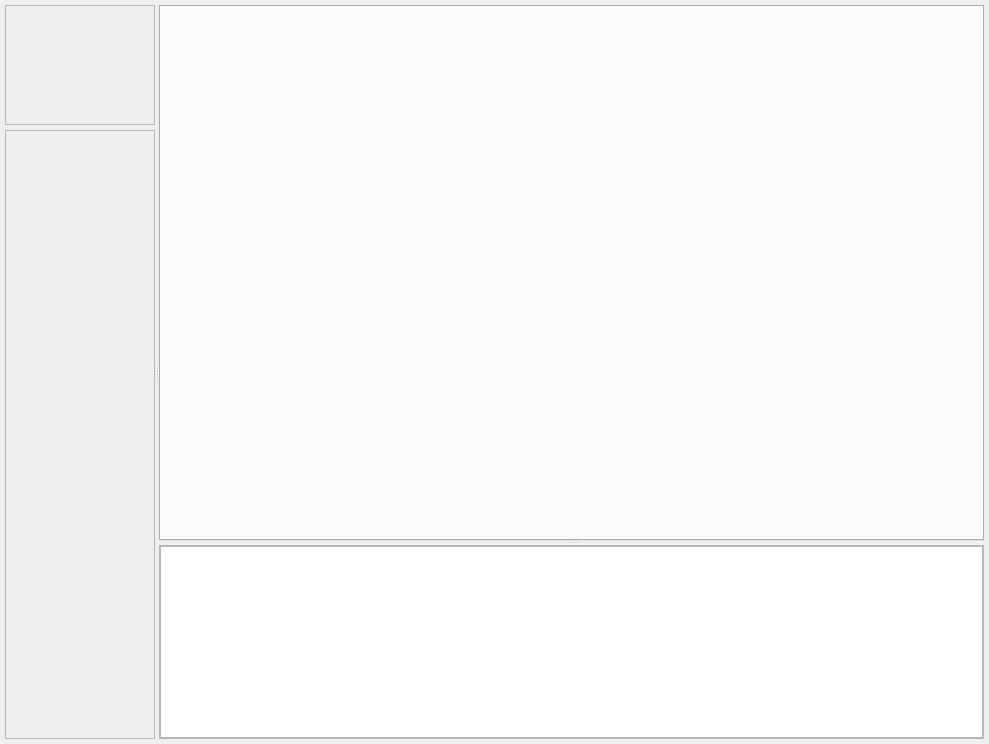
<?xml version="1.0" encoding="UTF-8"?>
<ui version="4.0">
 <class>Form</class>
 <widget class="QWidget" name="Form">
  <property name="geometry">
   <rect>
    <x>0</x>
    <y>0</y>
    <width>989</width>
    <height>744</height>
   </rect>
  </property>
  <property name="windowTitle">
   <string>Form</string>
  </property>
  <layout class="QVBoxLayout" name="verticalLayout_3">
   <property name="spacing">
    <number>0</number>
   </property>
   <property name="margin">
    <number>5</number>
   </property>
   <item>
    <widget class="QWidget" name="containerToolbar" native="true">
     <property name="sizePolicy">
      <sizepolicy hsizetype="Preferred" vsizetype="Minimum">
       <horstretch>0</horstretch>
       <verstretch>0</verstretch>
      </sizepolicy>
     </property>
    </widget>
   </item>
   <item>
    <widget class="QSplitter" name="splitter_2">
     <property name="sizePolicy">
      <sizepolicy hsizetype="Expanding" vsizetype="Expanding">
       <horstretch>0</horstretch>
       <verstretch>0</verstretch>
      </sizepolicy>
     </property>
     <property name="orientation">
      <enum>Qt::Horizontal</enum>
     </property>
     <property name="childrenCollapsible">
      <bool>false</bool>
     </property>
     <widget class="QWidget" name="containerLeft" native="true">
      <property name="minimumSize">
       <size>
        <width>150</width>
        <height>0</height>
       </size>
      </property>
      <layout class="QVBoxLayout" name="verticalLayout_2">
       <property name="spacing">
        <number>5</number>
       </property>
       <property name="margin">
        <number>0</number>
       </property>
       <item>
        <widget class="QFrame" name="containerRoutine">
         <property name="sizePolicy">
          <sizepolicy hsizetype="Preferred" vsizetype="Fixed">
           <horstretch>0</horstretch>
           <verstretch>0</verstretch>
          </sizepolicy>
         </property>
         <property name="minimumSize">
          <size>
           <width>0</width>
           <height>120</height>
          </size>
         </property>
         <property name="frameShape">
          <enum>QFrame::StyledPanel</enum>
         </property>
         <property name="frameShadow">
          <enum>QFrame::Raised</enum>
         </property>
        </widget>
       </item>
       <item>
        <widget class="QFrame" name="containerProperty">
         <property name="frameShape">
          <enum>QFrame::StyledPanel</enum>
         </property>
         <property name="frameShadow">
          <enum>QFrame::Raised</enum>
         </property>
        </widget>
       </item>
      </layout>
     </widget>
     <widget class="QWidget" name="containerRight" native="true">
      <property name="sizePolicy">
       <sizepolicy hsizetype="Preferred" vsizetype="Preferred">
        <horstretch>1</horstretch>
        <verstretch>0</verstretch>
       </sizepolicy>
      </property>
      <layout class="QVBoxLayout" name="verticalLayout">
       <property name="margin">
        <number>0</number>
       </property>
       <item>
        <widget class="QSplitter" name="splitter">
         <property name="orientation">
          <enum>Qt::Vertical</enum>
         </property>
         <widget class="QTabWidget" name="tabRoutine">
          <property name="sizePolicy">
           <sizepolicy hsizetype="Expanding" vsizetype="Expanding">
            <horstretch>0</horstretch>
            <verstretch>2</verstretch>
           </sizepolicy>
          </property>
         </widget>
         <widget class="QFrame" name="containerEditor">
          <property name="sizePolicy">
           <sizepolicy hsizetype="Preferred" vsizetype="Preferred">
            <horstretch>0</horstretch>
            <verstretch>0</verstretch>
           </sizepolicy>
          </property>
          <property name="minimumSize">
           <size>
            <width>0</width>
            <height>100</height>
           </size>
          </property>
          <property name="frameShape">
           <enum>QFrame::StyledPanel</enum>
          </property>
          <property name="frameShadow">
           <enum>QFrame::Raised</enum>
          </property>
          <layout class="QVBoxLayout" name="verticalLayout_4">
           <property name="spacing">
            <number>2</number>
           </property>
           <property name="margin">
            <number>0</number>
           </property>
           <item>
            <widget class="QTextEdit" name="textEdit"/>
           </item>
          </layout>
         </widget>
        </widget>
       </item>
      </layout>
     </widget>
    </widget>
   </item>
   <item>
    <widget class="QWidget" name="contaierFooter" native="true">
     <property name="sizePolicy">
      <sizepolicy hsizetype="Preferred" vsizetype="Maximum">
       <horstretch>0</horstretch>
       <verstretch>0</verstretch>
      </sizepolicy>
     </property>
    </widget>
   </item>
  </layout>
 </widget>
 <resources/>
 <connections/>
</ui>
